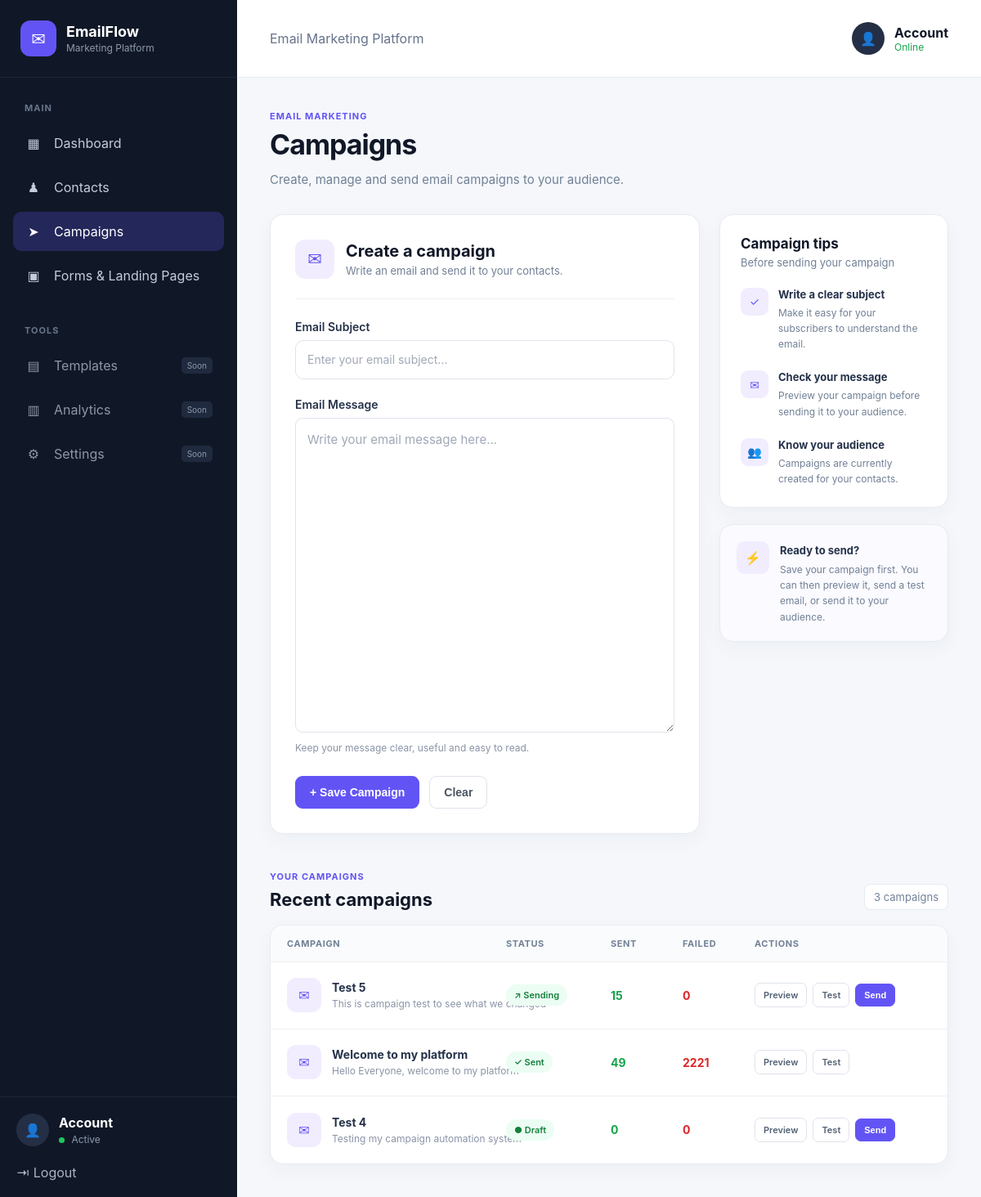
Screenshot of /campaigns (signed in) with the database file from the repository.
### models.py (models this page shows, shortened)
class Campaign(db.Model):
    __tablename__ = "campaigns"
    id = db.Column(
        db.Integer,
        primary_key=True
    )
    subject = db.Column(
        db.String(255),
        nullable=False
    )
    message = db.Column(
        db.Text,
        nullable=False
    )
    status = db.Column(
        db.String(20),
        default="Draft",
        nullable=False
    )
    sent_count = db.Column(
        db.Integer,
        default=0,
        nullable=False
    )
    failed_count = db.Column(
        db.Integer,
        default=0,
        nullable=False
    )
    created_at = db.Column(
        db.DateTime,
        default=datetime.now(UTC),
        nullable=False
    )
    created_by = db.Column(
        db.Integer,
        db.ForeignKey("users.id"),
        nullable=False
    )

### app.py (the view, shortened to what this page needs)
@app.route(
    "/campaigns",
    methods=["GET", "POST"]
)
def campaigns():
    if "user_id" not in session:
        return redirect(url_for("login"))
    user_id = session["user_id"]
    campaign_list = Campaign.query.filter_by(
        created_by=user_id
    ).order_by(
        Campaign.created_at.desc()
    ).all()
    return render_template(
        "campaigns.html",
        campaigns=campaign_list
    )

### templates/campaigns.html (shortened to what this page needs)
{% extends "dashboard_base.html" %}
{% block content %}
<div class="page-header campaign-page-header">
    <div>
        <div class="page-eyebrow">
            EMAIL MARKETING
        </div>
        <h1 class="page-title">
            Campaigns
        </h1>
        <p class="page-subtitle">
            Create, manage and send email campaigns to your audience.
        </p>
    </div>
</div>
<div class="campaign-layout">
    <div class="content-card campaign-editor">
        <div class="card-heading">
            <div class="card-heading-icon">
                ✉
            </div>
            <div>
                <h2>
                    Create a campaign
                </h2>
                <p>
                    Write an email and send it to your contacts.
                </p>
            </div>
        </div>
        <form
            method="POST"
            action="{{ url_for('campaigns') }}"
            class="campaign-form"
        >
            <div class="form-group">
                <label for="subject">
                    Email Subject
                </label>
                <input
                    type="text"
                    id="subject"
                    name="subject"
                    placeholder="Enter your email subject..."
                    required
                >
            </div>
            <div class="form-group">
                <label for="message">
                    Email Message
                </label>
                <textarea
                    id="message"
                    name="message"
                    rows="14"
                    placeholder="Write your email message here..."
                    required
                ></textarea>
                <div class="field-hint">
                    Keep your message clear, useful and easy to read.
                </div>
            </div>
            <div class="campaign-form-actions">
                <button
                    type="submit"
                    class="btn-primary-custom"
                >
                    + Save Campaign
                </button>
                <button
                    type="reset"
                    class="btn-secondary-custom"
                >
                    Clear
                </button>
            </div>
        </form>
    </div>
    <div class="campaign-sidebar">
        <div class="content-card campaign-tips">
            <div class="dashboard-card-title">
                Campaign tips
            </div>
            <div class="dashboard-card-subtitle">
                Before sending your campaign
            </div>
            <div class="tip-item">
                <div class="tip-icon">
                    ✓
                </div>
                <div>
                    <strong>
                        Write a clear subject
                    </strong>
                    <p>
                        Make it easy for your subscribers to understand the email.
                    </p>
                </div>
            </div>
            <div class="tip-item">
                <div class="tip-icon">
                    ✉
                </div>
                <div>
                    <strong>
                        Check your message
                    </strong>
                    <p>
                        Preview your campaign before sending it to your audience.
                    </p>
                </div>
            </div>
            <div class="tip-item">
                <div class="tip-icon">
                    👥
                </div>
                <div>
                    <strong>
                        Know your audience
                    </strong>
                    <p>
                        Campaigns are currently created for your contacts.
                    </p>
                </div>
            </div>
        </div>
        <div class="content-card campaign-info-card">
            <div class="info-icon">
                ⚡
            </div>
            <div>
                <strong>
                    Ready to send?
                </strong>
                <p>
                    Save your campaign first. You can then preview it,
                    send a test email, or send it to your audience.
                </p>
            </div>
        </div>
    </div>
</div>
<div class="campaign-list-section">
    <div class="section-row">
        <div>
            <div class="page-eyebrow">
                YOUR CAMPAIGNS
            </div>
            <h2 class="section-title">
                Recent campaigns
            </h2>
        </div>
        <div class="campaign-count">
            {{ campaigns|length }}
            {% if campaigns|length == 1 %}
                campaign
            {% else %}
                campaigns
            {% endif %}
        </div>
    </div>
    {% if campaigns %}
        <div class="campaign-table-card">
            <div class="campaign-table-header">
                <div>
                    Campaign
                </div>
                <div>
                    Status
                </div>
                <div>
                    Sent
                </div>
                <div>
                    Failed
                </div>
                <div>
                    Actions
                </div>
            </div>
            {% for campaign in campaigns %}
                <div class="campaign-row">
                    <div class="campaign-main">
                        <div class="campaign-icon">
                            ✉
                        </div>
                        <div>
                            <div class="campaign-subject">
                                {{ campaign.subject }}
                            </div>
                            <div class="campaign-message-preview">
                                {{ campaign.message[:90] }}
                            </div>
                        </div>
                    </div>
                    <div>
                        {% if campaign.status == "Sent" %}
                            <span class="status-badge status-sent">
                                ✓ Sent
                            </span>
                        {% elif campaign.status == "Sending" %}
                            <span class="status-badge status-sending">
                                ↗ Sending
                            </span>
                        {% elif campaign.status == "Draft" %}
                            <span class="status-badge status-draft">
                                ● Draft
                            </span>
                        {% else %}
                            <span class="status-badge status-default">
                                {{ campaign.status }}
                            </span>
                        {% endif %}
                    </div>
                    <div class="campaign-stat sent-stat">
                        {{ campaign.sent_count or 0 }}
                    </div>
                    <div class="campaign-stat failed-stat">
                        {{ campaign.failed_count or 0 }}
                    </div>
                    <div class="campaign-actions">
                        <a
                            href="{{ url_for('preview_campaign', campaign_id=campaign.id) }}"
                            class="action-button"
                        >
                            Preview
                        </a>
                        <a
                            href="{{ url_for('send_test_email', campaign_id=campaign.id) }}"
                            class="action-button"
                        >
                            Test
                        </a>
                        {% if campaign.status != "Sent" %}
                            <form
                                method="POST"
                                action="{{ url_for('send_campaign', campaign_id=campaign.id) }}"
                                style="display:inline;"
                            >
                                <button
                                    type="submit"
                                    class="action-button action-send"
                                    onclick="return confirm('Send this campaign to your contacts?');"
                                >
                                    Send
                                </button>
                            </form>
                        {% endif %}
                    </div>
                </div>
            {% endfor %}
        </div>
    {% endif %}
</div>
{% endblock %}

### templates/dashboard_base.html (shortened to what this page needs)
<!DOCTYPE html>
<html lang="en">
<head>
    <link
        rel="stylesheet"
        href="{{ url_for('static', filename='css/style.css') }}">
</head>
<body>
<div class="app-shell">
    <aside class="sidebar">
        <div class="sidebar-brand">
            <div class="brand-icon">
                ✉
            </div>
            <div>
                <div class="brand-name">
                    EmailFlow
                </div>
                <div class="brand-subtitle">
                    Marketing Platform
                </div>
            </div>
        </div>
        <div class="nav-section">
            <div class="nav-title">
                MAIN
            </div>
            <a
                href="{{ url_for('dashboard') }}"
                class="nav-item {% if request.endpoint == 'dashboard' %}active{% endif %}"
            >
                <span class="nav-icon">
                    ▦
                </span>
                Dashboard
            </a>
            <a
                href="{{ url_for('contacts') }}"
                class="nav-item {% if request.endpoint == 'contacts' %}active{% endif %}"
            >
                <span class="nav-icon">
                    ♟
                </span>
                Contacts
            </a>
            <a
                href="{{ url_for('campaigns') }}"
                class="nav-item {% if request.endpoint == 'campaigns' %}active{% endif %}"
            >
                <span class="nav-icon">
                    ➤
                </span>
                Campaigns
            </a>
            <a
                href="{{ url_for('forms') }}"
                class="nav-item {% if request.endpoint == 'forms' %}active{% endif %}"
            >
                <span class="nav-icon">
                    ▣
                </span>
                Forms & Landing Pages
            </a>
        </div>
        <div class="nav-section">
            <div class="nav-title">
                TOOLS
            </div>
            <div class="nav-item disabled">
                <span class="nav-icon">
                    ▤
                </span>
                Templates
                <span class="soon">
                    Soon
                </span>
            </div>
            <div class="nav-item disabled">
                <span class="nav-icon">
                    ▥
                </span>
                Analytics
                <span class="soon">
                    Soon
                </span>
            </div>
            <div class="nav-item disabled">
                <span class="nav-icon">
                    ⚙
                </span>
                Settings
                <span class="soon">
                    Soon
                </span>
            </div>
        </div>
        <div class="sidebar-bottom">
            <div class="account-box">
                <div class="account-avatar">
                    👤
                </div>
                <div>
                    <strong>
                        Account
                    </strong>
                    <div class="account-status">
                        <span></span>
                        Active
                    </div>
                </div>
            </div>
            <a
                href="{{ url_for('logout') }}"
                class="logout-link"
            >
                ⇥ Logout
            </a>
        </div>
    </aside>
    <main class="main-area">
        <header class="topbar">
            <div class="topbar-title">
                Email Marketing Platform
            </div>
            <div class="topbar-account">
                <div class="topbar-avatar">
                    👤
                </div>
                <div>
                    <strong>
                        Account
                    </strong>
                    <div class="online">
                        Online
                    </div>
                </div>
            </div>
        </header>
        <section class="page-content">
            {% block content %}
            {% endblock %}
        </section>
    </main>
</div>
</body>
</html>

### rows the page displays
Campaign: subject "Test 5", message "This is campaign test to see what we changed", status "↗ Sending", sent_count "15", failed_count "0"
Campaign: subject "Welcome to my platform", message "Hello Everyone, welcome to my platform", status "✓ Sent", sent_count "49", failed_count "2221"
Campaign: subject "Test 4", message "Testing my campaign automation system", status "● Draft", sent_count "0", failed_count "0"

### other values shown
{{ campaigns|length }} "3"
